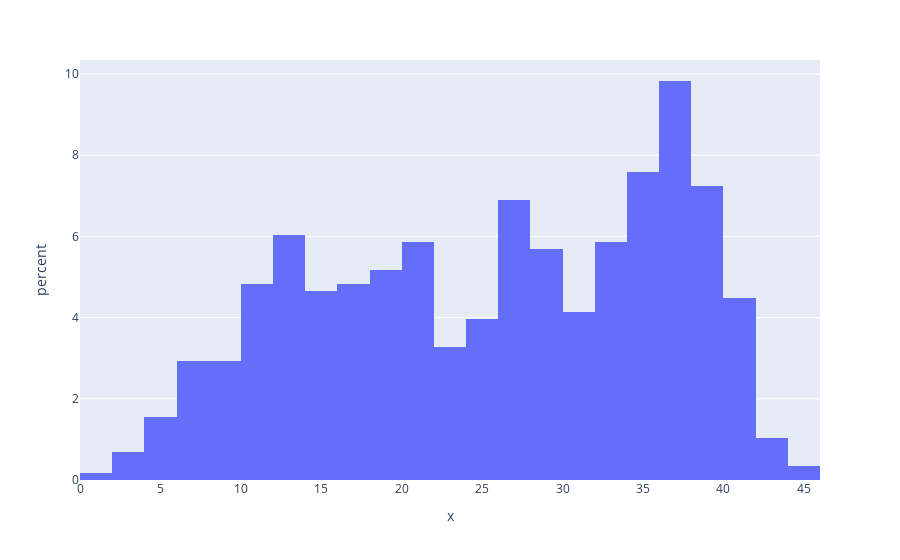

Notebook cell for this chart:
### Code cell
# shows the minute distribution for the playoffs
fig = px.histogram(x=playoffs_df['MIN'], histnorm='percent')
fig.show()

### Figure 1 — Plotly figure (JSON) as saved in the notebook; plotly's stock layout.template omitted (floating-point values rounded to 4 significant figures; data arrays with more than 128 entries replaced by an {"elided": "..."} marker saying what was removed)
{"data": [{"alignmentgroup": "True", "bingroup": "x", "histnorm": "percent", "hovertemplate": "x=%{x}<br>percent=%{y}<extra></extra>", "legendgroup": "", "marker": {"color": "#636efa", "pattern": {"shape": ""}}, "name": "", "offsetgroup": "", "orientation": "v", "showlegend": false, "type": "histogram", "x": {"elided": "580 float values"}, "xaxis": "x", "yaxis": "y"}], "layout": {"autosize": true, "barmode": "relative", "legend": {"tracegroupgap": 0}, "margin": {"t": 60}, "xaxis": {"anchor": "y", "autorange": true, "domain": [0, 1], "range": [0, 46], "title": {"text": "x"}, "type": "linear"}, "yaxis": {"anchor": "x", "autorange": true, "domain": [0, 1], "range": [0, 10.34], "title": {"text": "percent"}}}}
